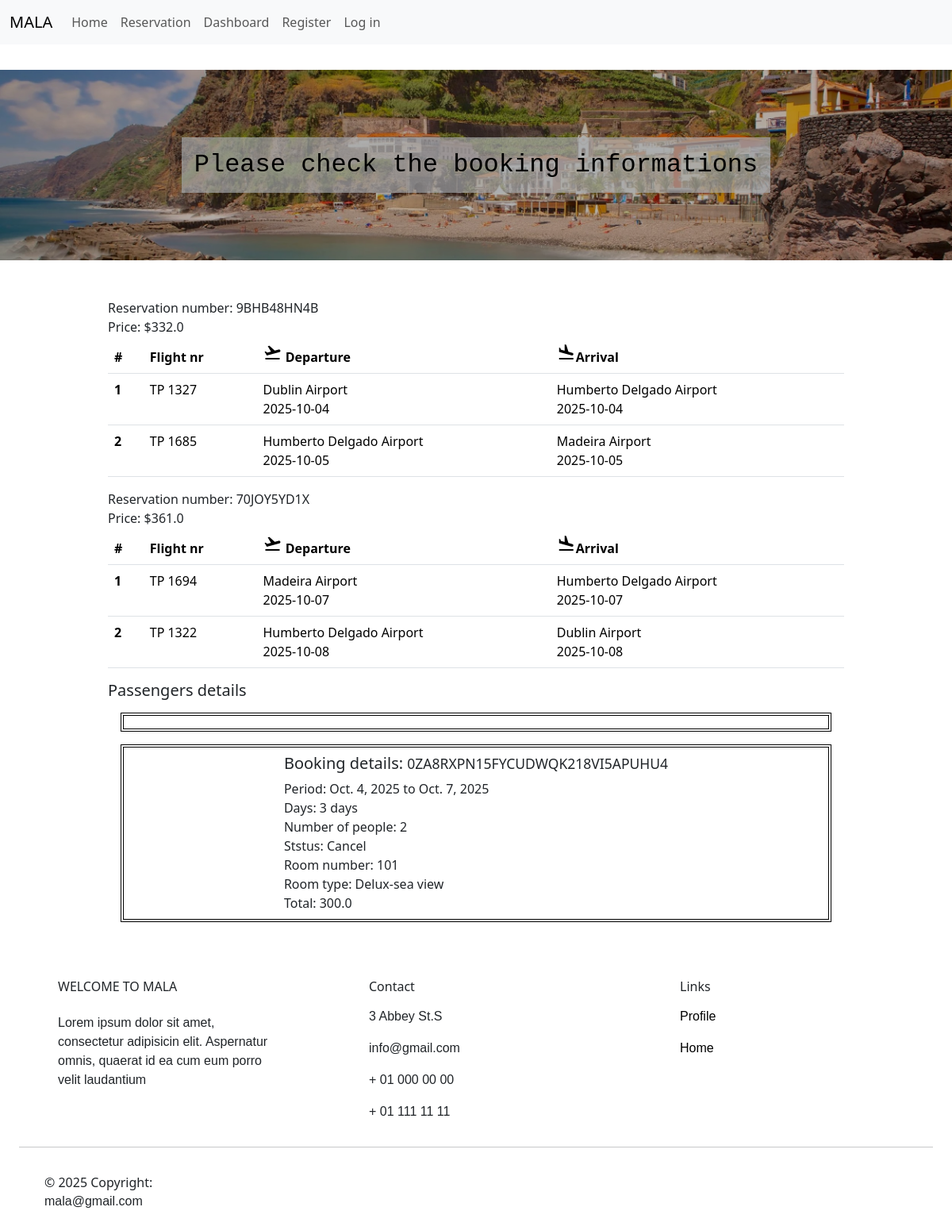
The page /bookings/details_booking/29/ on the database its author committed.
### flight/models.py (models this page shows, shortened)
class Reservation_Flight(models.Model):
    nr_reservation=models.CharField(max_length=100)
    nr_passengers=models.IntegerField()
    price = models.FloatField(default=0.0)
    reservation=models.ForeignKey(Reservation,on_delete=models.CASCADE,null=True,blank=True)
    def get_reservation_by_booking_id(bookingId):
        reservation_flighs = Reservation_Flight.objects.filter(reservation=bookingId)
        return reservation_flighs

class DetailsRout(models.Model):
    travel_class=models.CharField(max_length=200,blank=True)
    airline=models.CharField(max_length=200,blank=True)
    reservation_flight=models.ForeignKey(Reservation_Flight,on_delete=models.CASCADE,null=True,blank=True)
    flight=models.ForeignKey(Flight,on_delete=models.CASCADE,null=False)
    def get_detail_flights_reservation(reservation_flight):
        try:
            details_flights=DetailsRout.objects.filter(reservation_flight=reservation_flight)
            return details_flights
        except:
            print("An exception has occurred when selectinf details flights")

class Flight(models.Model):
    departure_airport = models.CharField(max_length=200)
    arrival_airport = models.CharField(max_length=200)
    flight_number=models.CharField(max_length=20)
    departure_date=models.DateField(blank=True,null=True)
    arrival_date=models.DateField(blank=True,null=True)
    create_on=models.DateField(auto_now_add=True,blank=True,null=True)

### bookings/models.py (models this page shows, shortened)
class Reservation(models.Model):
    PENDING='Pending'
    CONFIRM='Confirm'
    CANCEL='Cancel'
    STATUS={
        PENDING:'Pending',
        CONFIRM:'Confirm',
        CANCEL:'Cancel',
    }
    check_in = models.DateField()
    check_out = models.DateField()
    nr_reservation = models.CharField(null=False,unique=True)
    nr_person = models.IntegerField()
    nr_days=models.IntegerField(default=0)
    amount=models.FloatField(default=0.0)
    has_flights=models.BooleanField(default=True)
    status=models.CharField(choices=STATUS,default=PENDING)
    package_selected=models.ForeignKey(Package,on_delete=models.CASCADE,null=True)
    user = models.ForeignKey(CustomUser, on_delete = models.CASCADE)
    room = models.ForeignKey(Reserved_room, on_delete = models.CASCADE)

### accommodation/models.py (models this page shows, shortened)
class Room(models.Model):
    room_type = models.ForeignKey(RoomType, on_delete = models.CASCADE)
    description = models.CharField(max_length=200)
    price = models.IntegerField()
    room_number = models.IntegerField()
    room_capacity = models.PositiveIntegerField()

class RoomType(models.Model):
    DELUXE='DELUXE'
    LUXURY='LUXURY'
    DOUBLE='DOUBLE'
    SINGLE='SINGLE'
    TYPES_ROOMS={
        DELUXE:"Deluxe",
        LUXURY:"Luxury",
        DOUBLE:"Double",
        SINGLE:"Single"
    }
    name = models.CharField(max_length=200)
    room_count = models.IntegerField()
    description = models.CharField(max_length=200)
    room_view =  models.CharField(max_length=100)
    type = models.CharField(choices=TYPES_ROOMS)

### bookings/views.py (the view)
# urls.py: path('details_booking/<int:id>/',views.get_details_booking,name="details_booking"),
def get_details_booking(request,id):
    booking=Reservation.objects.get(id=id)
    if request.method=='GET':
        if booking.has_flights:
         reservation_flights=Reservation_Flight.get_reservation_by_booking_id(booking)
         context={
           "booking":booking,
           "context_flight_details":dictionary_details_flight(reservation_flights),
           "reservation_flights":reservation_flights,
           "passangers":PassengerSerializer.gey_passengers_list(reservation_flights[0]),
          }
        else:context={
           "booking":booking}
        return  render(request,"bookings/details_booking.html",context=context)

### bookings/views.py (called while the page is built)
def dictionary_details_flight(reservation_flights):
    dict_flights={}
    for reservation_flight in reservation_flights:
       list_df=[]
       detail_flight=DetailsRout.get_detail_flights_reservation(reservation_flight)
       for dt in detail_flight:
           sz_detail=DetailsRoutSerializer(dt)
           list_df.append(sz_detail)
       dict_flights[reservation_flight.nr_reservation]=list_df
    return dict_flights

### passengers/models.py (called while the page is built)
    def get_passengers_reservation(reservation_flight):
        try:
         passengers=Passenger.objects.filter(reservation_flight=reservation_flight)
         return passengers
        except:
           print("Error selecting the passenger")

### passengers/serializer_passenger.py (called while the page is built)
    def gey_passengers_list(reservation):
          list_passengers=[]
          passengers=Passenger.get_passengers_reservation(reservation)
          for passenger in passengers:
            sz_passenger=PassengerSerializer(passenger)
            list_passengers.append(sz_passenger.data)
          return list_passengers

### bookings/templates/bookings/details_booking.html (shortened to what this page needs)
{% extends "app/base.html" %}
{% block content %}
<div class="wrp-banner cover">
  <h4 class=" m-4">Please check the booking informations</h4>
</div>
<div class="wrp_content">
  {% if booking.has_flights %}
   {% for reservation in reservation_flights %}
   {% for keys,value in context_flight_details.items%}
         {% if keys == reservation.nr_reservation %}
      <div>Reservation number: {{reservation.nr_reservation}}</div>
      <div>Price: ${{reservation.price}}</div>
        <table class="table tb-flights bg-dark ">
        <thead>
          <tr class="tb-flights">
            <th scope="col">#</th>
            <th scope="col">Flight nr</th>
            <th scope="col flex_ct">
              <span class="material-symbols-outlined">
              </span>
              Departure
            </th>
            <th scope="col flex_ct">
              <span class="material-symbols-outlined">
              </span>Arrival
            </th>
          </tr>
        </thead>
        <tbody>
           {% for item in value%}
          <tr>
            <th scope="row">{{forloop.counter}}</th>
            <td>{{item.data.flight.flight_number}}</td>
            <td>
              <div>
                <div>
                  {{item.data.flight.departure_airport}}
                </div>
                <div>
                  {{item.data.flight.departure_date}}
                </div>
              </div>
            </td>
            <td>
              <div>
                <div>
                  {{item.data.flight.arrival_airport}}
                </div>
                <div>
                  {{item.data.flight.arrival_date}}
                </div>
              </div>
            </td>
          </tr>
          {% endfor %}
        </tbody>
      </table>
         {% endif %}
           {% endfor %}
   {%endfor%}
    <h5>Passengers details</h5>
        <div class="flex_ct wrp_detail-fl">
    </div>
    {% endif %}
  <div class="flex_ct wrp_detail-fl">
    <div>
      <h5>Booking details: <small>{{booking.nr_reservation}}</small></h5>
      <div>Period: {{booking.check_in}} to {{booking.check_out}}</div>
      <div>Days: {{booking.nr_days}} days</div>
      <div>Number of people: {{booking.nr_person}}</div>
       <div>Ststus: {{booking.status}}</div>
      <div>Room number: {{booking.room.room_number}}</div>
      <div>Room type: {{booking.room.room_type.name}}</div>
      <div>Total: {{booking.amount}}</div>
    </div>
  </div>
</div>
{% endblock content %}

### app/static/app/css/style.css (style rules this page uses)
:root { --color-body: rgb(248, 240, 240) --bs-dark: #212529; --header-hight: 5rem; --orange-color: #d45827; --light-orange-color: rgb(250, 133, 86); --dark-orange: rgb(243, 101, 35); --black-color: hsl(210, 6%, 7%); --dark-blue: hsl(229, 88%, 29%); --gray-color: #585858; --light-gray: #7c7a7a; --light-black-color: hsl(225, 4%, 21%); --white-color: #ffff; --body-color: hsl(220, 100%, 97%); --hover-white: rgb(240, 232, 224); --paragraf-text-color: hsl(19, 32%, 12%); --body-font: "Times New Roman", Times, serif; --font-family-title: "DM Serif Text", serif; --normal-font-size: 1.15rem; --small-font-size: 0.925rem; --large-font-size: 1.75rem; --xlarge-font-size: 2.25rem; --font-size-title: clamp(1.55rem, 1.95rem, 2.45rem); --font-size-subtitle: clamp(1.25rem, 1.55rem, 1.95rem); --line-height: 1.575rem; --line-height-title: 2.125rem; --line-height-subtitle: 1.7rem; --letter-spacing-normal: 0.25px; --leter-spacing-title: 1px; --leter-spacing-subtitle: 0.65px; --word-spacing: 1px; --wold-spacing-title: 0.5rem; --font-regular: 400; --font-semi-bold: 600; --font-bold: 900; --z--tooltip: 10; --z-fixed: 100; }
body { background-color: var(--color-body) }
.wrp-banner { background-image: url(/media/cover_img.jpg); background-repeat: no-repeat; background-size: cover; background-position: left bottom; filter: brightness(70%); width: 100%; height: 15rem; margin-block: 2rem; max-height: 30rem; color: white; }
.cover { display: flex; align-items: center; justify-content: center; }
.cover h4 { position: relative; font-family:'Courier New', Courier, monospace; font-size: 2rem; font-weight: 400; padding: 1rem; color: black; z-index: 1; }
.cover h4::after { position:absolute; content: ""; top: 0; bottom: 0; left: 0; right: 0;; background-color: rgb(242, 246, 250); opacity: 0.65; z-index: -1; }
.wrp_content { max-width: 60rem; margin: auto; padding: 1rem; min-height: 30rem; }
.flex_ct, .container_package { display: flex; flex-wrap: wrap; justify-content: space-evenly; gap: 1rem; }
.tb-flights { background-color:var(--color-body); }
.wrp_detail-fl { border: 4px double black; margin: 1rem; padding: 0.5rem; }

### rows shown on the page
Reservation_Flight: nr_reservation "9BHB48HN4B", price "332.0", data.flight.departure_date "2025-10-04" "2025-10-05", data.flight.arrival_date "2025-10-04" "2025-10-05"
DetailsRout: data.flight.flight_number "TP 1327"
Flight: data.flight.departure_airport "Dublin Airport", data.flight.arrival_airport "Humberto Delgado Airport"
DetailsRout: data.flight.flight_number "TP 1685"
Flight: data.flight.departure_airport "Humberto Delgado Airport", data.flight.arrival_airport "Madeira Airport"
Reservation_Flight: nr_reservation "70JOY5YD1X", price "361.0", data.flight.departure_date "2025-10-07" "2025-10-08", data.flight.arrival_date "2025-10-07" "2025-10-08"
DetailsRout: data.flight.flight_number "TP 1694"
Flight: data.flight.departure_airport "Madeira Airport", data.flight.arrival_airport "Humberto Delgado Airport"
DetailsRout: data.flight.flight_number "TP 1322"
Flight: data.flight.departure_airport "Humberto Delgado Airport", data.flight.arrival_airport "Dublin Airport"
Reservation: nr_reservation "0ZA8RXPN15FYCUDWQK218VI5APUHU4", check_in "Oct. 4, 2025", check_out "Oct. 7, 2025", nr_days "3", nr_person "2", status "Cancel", room.room_number "101", room.room_type.name "Delux-sea view", amount "300.0"
